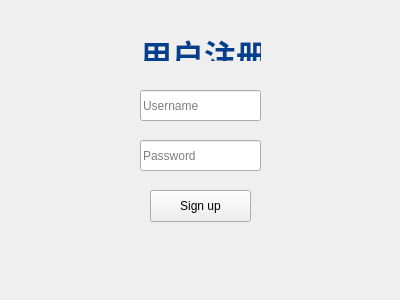
<?xml version="1.0" encoding="UTF-8"?>
<ui version="4.0">
 <class>widget</class>
 <widget class="QWidget" name="widget">
  <property name="geometry">
   <rect>
    <x>0</x>
    <y>0</y>
    <width>400</width>
    <height>300</height>
   </rect>
  </property>
  <property name="sizePolicy">
   <sizepolicy hsizetype="Minimum" vsizetype="Fixed">
    <horstretch>0</horstretch>
    <verstretch>0</verstretch>
   </sizepolicy>
  </property>
  <property name="minimumSize">
   <size>
    <width>400</width>
    <height>300</height>
   </size>
  </property>
  <property name="maximumSize">
   <size>
    <width>400</width>
    <height>300</height>
   </size>
  </property>
  <property name="windowTitle">
   <string>用户注册</string>
  </property>
  <property name="windowIcon">
   <iconset>
    <normaloff>image/ecust.png</normaloff>image/ecust.png</iconset>
  </property>
  <widget class="QPushButton" name="signupButton">
   <property name="geometry">
    <rect>
     <x>150</x>
     <y>190</y>
     <width>101</width>
     <height>32</height>
    </rect>
   </property>
   <property name="text">
    <string>Sign up</string>
   </property>
  </widget>
  <widget class="QLineEdit" name="edtUsername">
   <property name="geometry">
    <rect>
     <x>140</x>
     <y>90</y>
     <width>121</width>
     <height>31</height>
    </rect>
   </property>
   <property name="placeholderText">
    <string>Username</string>
   </property>
  </widget>
  <widget class="QLineEdit" name="edtPassword">
   <property name="geometry">
    <rect>
     <x>140</x>
     <y>140</y>
     <width>121</width>
     <height>31</height>
    </rect>
   </property>
   <property name="placeholderText">
    <string>Password</string>
   </property>
  </widget>
  <widget class="QLabel" name="ecust">
   <property name="geometry">
    <rect>
     <x>10</x>
     <y>0</y>
     <width>61</width>
     <height>61</height>
    </rect>
   </property>
   <property name="text">
    <string/>
   </property>
   <property name="pixmap">
    <pixmap>image/ecust.png</pixmap>
   </property>
  </widget>
  <widget class="QLabel" name="title">
   <property name="geometry">
    <rect>
     <x>140</x>
     <y>30</y>
     <width>121</width>
     <height>31</height>
    </rect>
   </property>
   <property name="font">
    <font>
     <pointsize>18</pointsize>
     <bold>true</bold>
    </font>
   </property>
   <property name="text">
    <string>&lt;html&gt;&lt;head/&gt;&lt;body&gt;&lt;p align=&quot;center&quot;&gt;&lt;span style=&quot; font-size:24pt; color:#00408e;&quot;&gt;用户注册&lt;/span&gt;&lt;/p&gt;&lt;/body&gt;&lt;/html&gt;</string>
   </property>
  </widget>
 </widget>
 <resources/>
 <connections/>
</ui>
